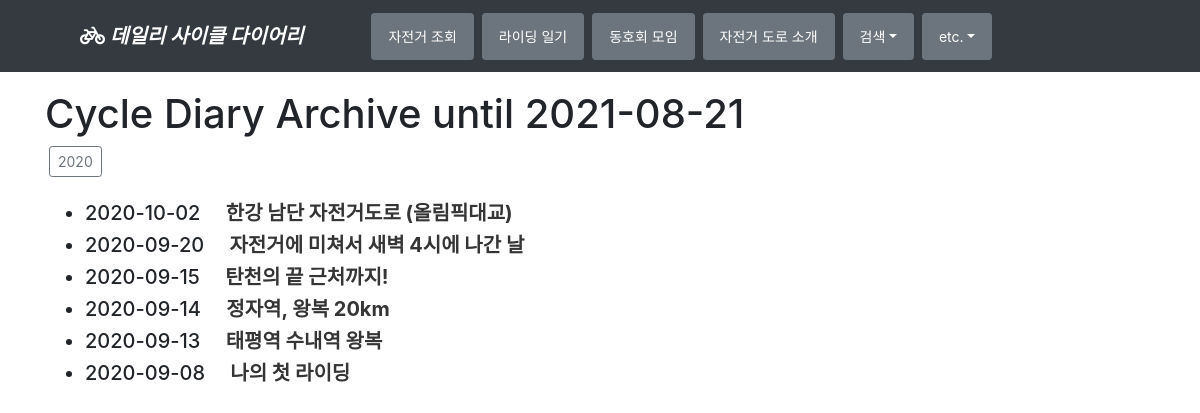
The page /cyclediary/archive/ on the database its author committed.
### cyclediary/models.py (models this page shows, shortened)
class Cyclediary(models.Model):
    title = models.CharField(verbose_name='TITLE', max_length=50)
    slug = models.SlugField('SLUG', unique=True, allow_unicode=True,
                            help_text='one word for title alias.')
    description = models.CharField('DESCRIPTION', max_length=100, blank=True,
                                   help_text='simple description text')
    diary_dt = models.DateField('DIARY DATE', auto_now=False)
    content = models.TextField('CONTENT')
    create_dt = models.DateTimeField('CREATE DATE', auto_now_add=True)
    modify_dt = models.DateTimeField('MODIFY DATE', auto_now=True)
    class Meta:
        verbose_name = 'diary'
        verbose_name_plural = 'diaries'
        ordering = ('-diary_dt',)
    def get_absolute_url(self):
        return reverse('cyclediary:cyclediary_detail', args=(self.slug,))

### cyclediary/views.py (the view)
# urls.py: path('archive/', views.CyclediaryAV.as_view(), name='cyclediary_archive'),
class CyclediaryAV(ArchiveIndexView):
    model = Cyclediary
    date_field = 'diary_dt'

### cyclediary/templates/cyclediary/cyclediary_archive.html (shortened to what this page needs)
{% extends "base.html" %}
{% block content %}
    <h1>Cycle Diary Archive until {% now "Y-m-d" %}</h1>
{% for date in date_list %}
<a href="{% url 'cyclediary:cyclediary_year_archive' date|date:'Y' %}"
   class="btn btn-outline-secondary btn-sm mx-1">
   {{ date|date:"Y" }}</a>
{% endfor %}
<br><br>
<div>
    <ul>
        {% for diary in object_list %}
        <li class="h5">
            {{ diary.diary_dt|date:"Y-m-d" }}&emsp;
            <a style="color:#353535" href="{{ diary.get_absolute_url }}">
                <strong>{{ diary.title }}</strong></a>
        </li>
        {% endfor %}
    </ul>
</div>
{% endblock %}

### templates/base.html (shortened to what this page needs)
<!DOCTYPE html>
<html lang="ko">
<head>
    <link rel="stylesheet" href="https://stackpath.bootstrapcdn.com/bootstrap/4.3.1/css/bootstrap.min.css">
</head>
<body style="padding-top:90px;">
<nav class="navbar navbar-dark bg-dark fixed-top navbar-expand-md">
    <span class="navbar-brand mx-5 mb-0 font-weight-bold font-italic">
        <a class="nav-link text-white" href="{% url 'home' %}">
            <i class="fas fa-bicycle">&nbsp;</i>데일리 사이클 다이어리</a></span>
    <div class="collapse navbar-collapse" id="navbarSupportedContent">
        <ul class="navbar-nav mr-auto ">
            <li class="nav-item mx-1 btn btn-secondary btn-sm">
                <a class="nav-link text-white" href="{% url 'cyclenumber:index' %}">자전거 조회</a></li>
            <li class="nav-item mx-1 btn btn-secondary btn-sm">
                <a class="nav-link text-white" href="{% url 'cyclediary:index' %}">라이딩 일기</a></li>
            <li class="nav-item mx-1 btn btn-secondary btn-sm">
                <a class="nav-link text-white" href="{% url 'club:index' %}">동호회 모임</a></li>
            <li class="nav-item mx-1 btn btn-secondary btn-sm">
                <a class="nav-link text-white" href="{% url 'map:index' %}">자전거 도로 소개</a></li>
             <li class="nav-item dropdown mx-1 btn btn-secondary btn-sm">
                <a class="nav-link dropdown-toggle text-white" href="#" data-toggle="dropdown">검색</a>
            </li>
             <li class="nav-item dropdown mx-1 btn btn-secondary btn-sm">
                <a class="nav-link dropdown-toggle text-white" href="#" data-toggle="dropdown">etc.</a>
            </li>
        </ul>
    </div>
</nav>
<div class="container">
    {% block content %}{% endblock %}
</div>
</body>
</html>

### rows shown on the page
Cyclediary: diary_dt "2020-10-02", title "한강 남단 자전거도로 (올림픽대교)"
Cyclediary: diary_dt "2020-09-20", title "자전거에 미쳐서 새벽 4시에 나간 날"
Cyclediary: diary_dt "2020-09-15", title "탄천의 끝 근처까지!"
Cyclediary: diary_dt "2020-09-14", title "정자역, 왕복 20km"
Cyclediary: diary_dt "2020-09-13", title "태평역 수내역 왕복"
Cyclediary: diary_dt "2020-09-08", title "나의 첫 라이딩"

### other values the page prints
{{ date|date:"Y" }} "2020"
